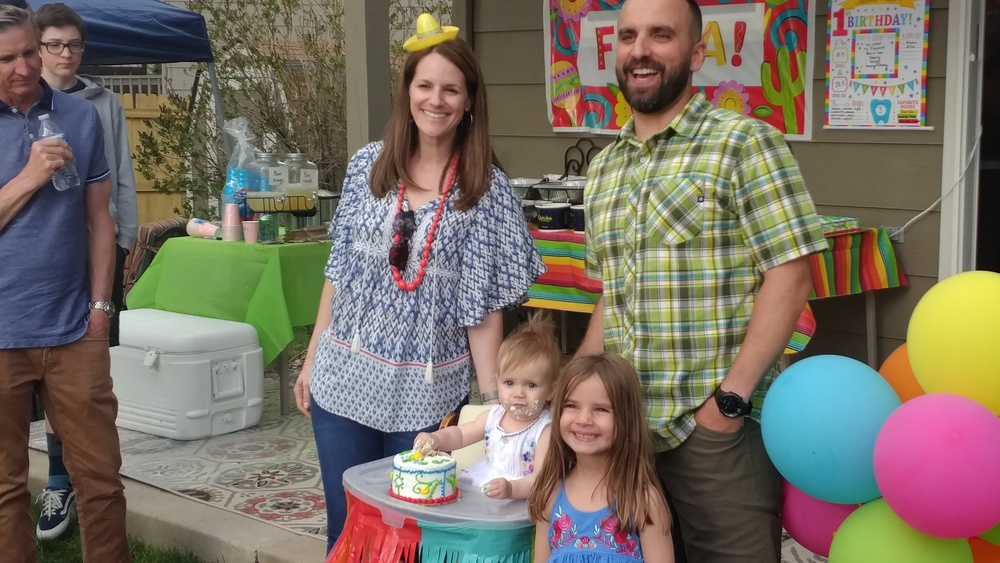
#> input picture kt.jpg, 1000 x 563 px, shrunk from 5333 x 3000 before the run
$ jupyter execute image_analysis.ipynb   (shell and % lines are left out)
#> lines starting #> are read from the running program, lines starting #| are printed output that depends on the picture
[cell 1]
def dodge(front,back):
    result=front*255/(255-back)
    result[result>255]=255
    result[back==255]=255
    return result.astype('uint8')

[cell 2]
import numpy as np
def grayscale(rgb):
    return np.dot(rgb[...,:3], [0.299, 0.587, 0.114])

[cell 3]
img ="kt.jpg"

[cell 4]
import imageio
s = imageio.imread(img)
#> s is the input picture: shape (563, 1000, 3); mean R, G, B 120.7, 111.5, 99.4
g=grayscale(s)
#> in grayscale, `return np.dot(rgb[...,:3], [0.299, 0.587, 0.114])`:
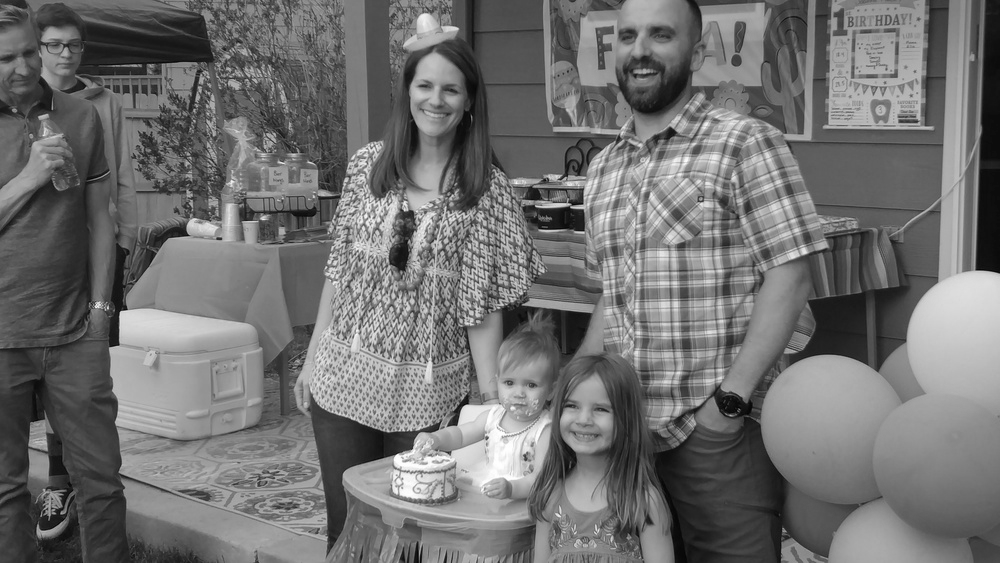
#> returned value: shape (563, 1000) float64; min 2.56, max 255, mean 112.9
i = 255-g
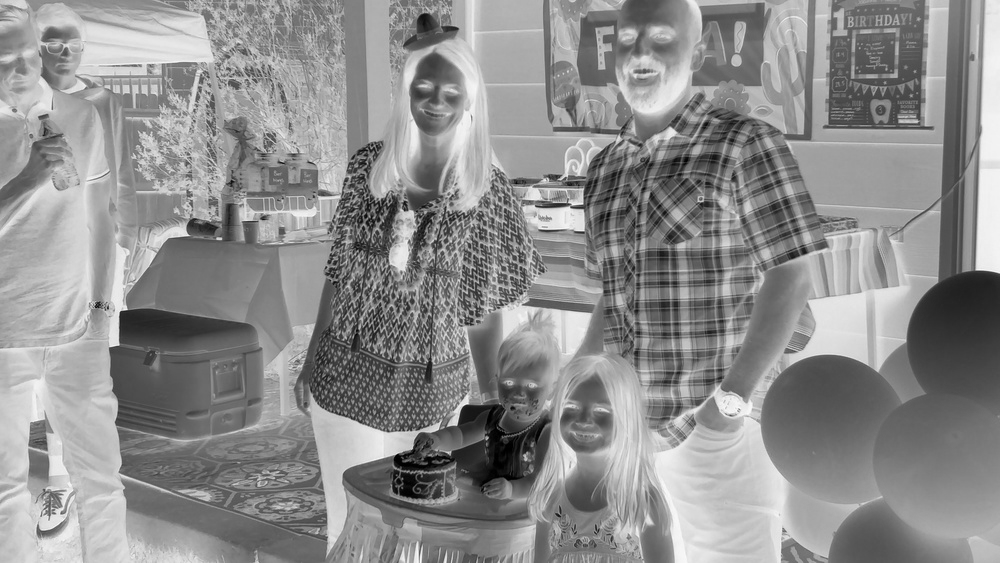
#> i: shape (563, 1000) float64; min 2.84e-14, max 252.4, mean 142.1
import scipy.ndimage
b = scipy.ndimage.filters.gaussian_filter(i,sigma=20)
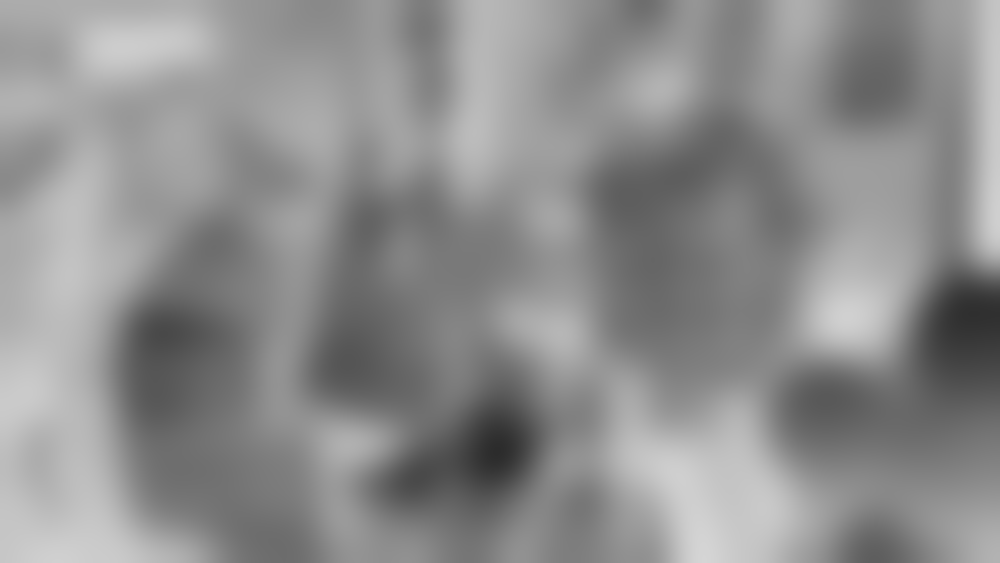
#> b: shape (563, 1000) float64; min 44.5, max 213.2, mean 142.1
r= dodge(b,g)
#> in dodge, `result[result>255]=255`:
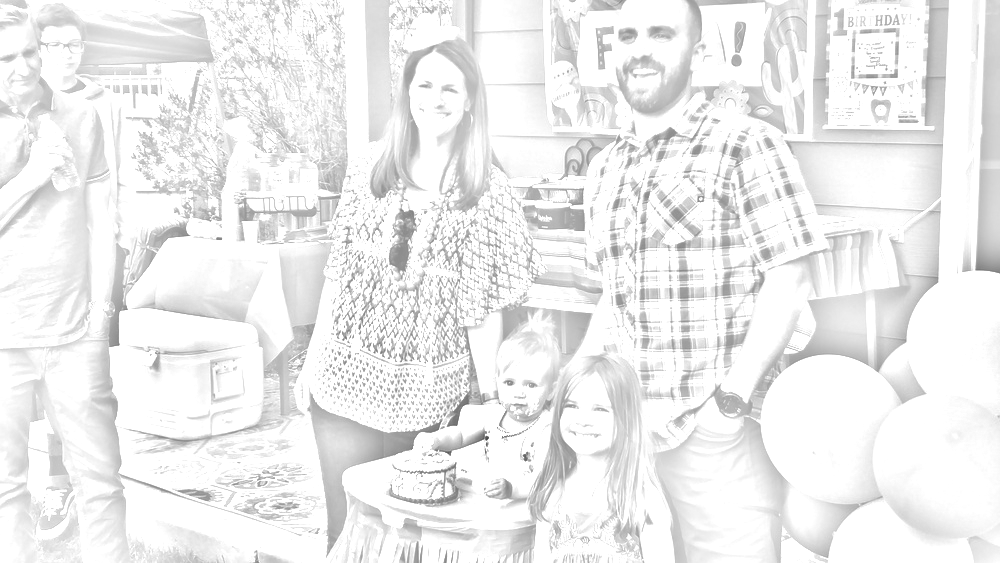
#> result: shape (563, 1000) float64; min 69.71, max 255, mean 238

[cell 5]
import matplotlib.pyplot as plt
plt.imshow(r, cmap="bone")

[cell 6]
plt.imsave('kt.png', r, cmap='bone', vmin=0, vmax=255)

[cell 7]
import matplotlib.pyplot as plt
plt.imshow(r, cmap="ocean")

[cell 8]
plt.imsave('kt2.png', r, cmap = 'ocean', vmin=0, vmax=255)
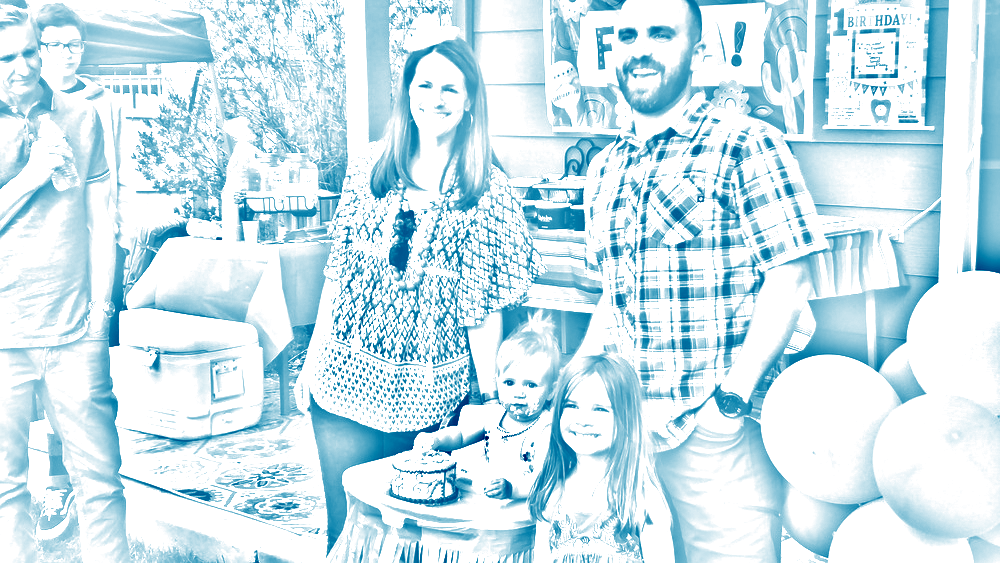
#> saved as kt2.png: shape (563, 1000, 3); mean R, G, B 203.8, 228.9, 237.7

[cell 9]
import matplotlib.pyplot as plt
plt.imshow(r, cmap="terrain")

[cell 10]
plt.imsave('k3.png', r, cmap = 'terrain', vmin=0, vmax=255)
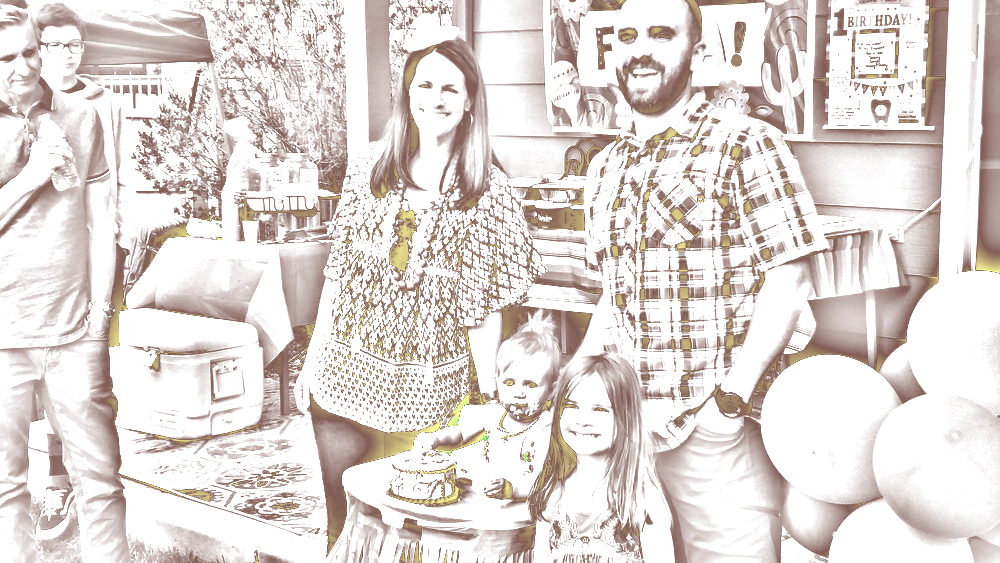
#> saved as k3.png: shape (563, 1000, 3); mean R, G, B 224.9, 216.3, 212.7

[cell 11]
import matplotlib.pyplot as plt
plt.imshow(r, cmap="gray")

[cell 12]
plt.imsave('kt4.png', r, cmap = 'gray', vmin=0, vmax=255)
